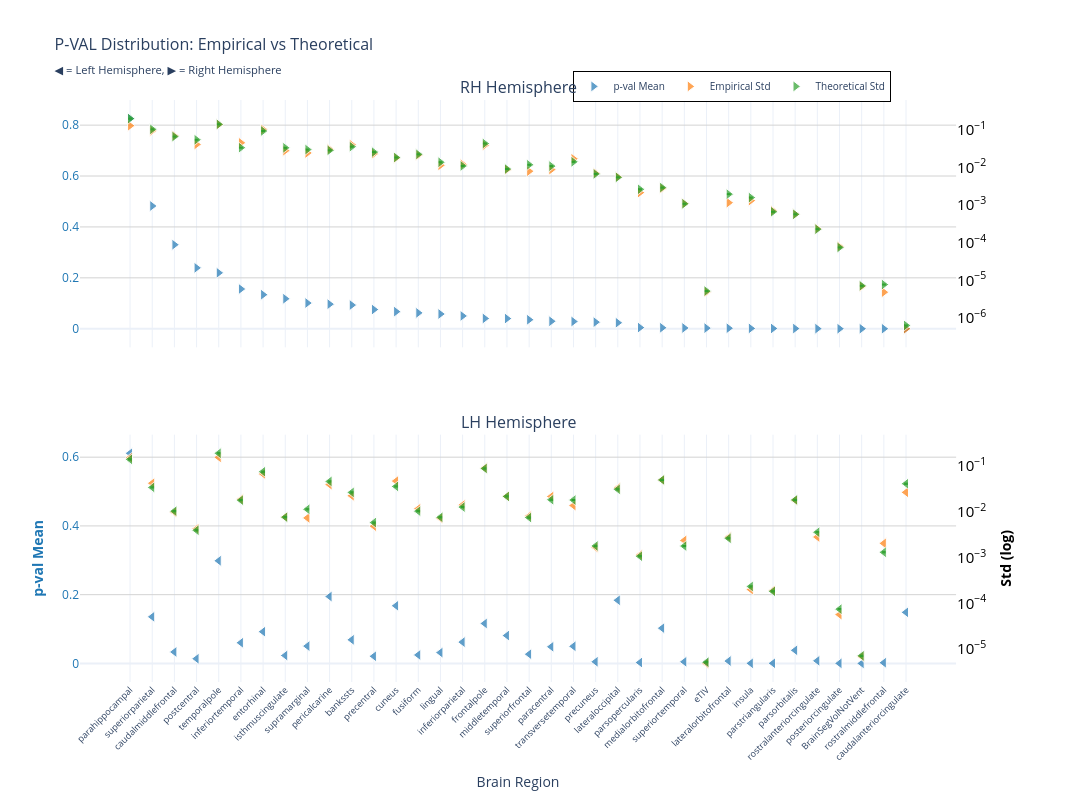
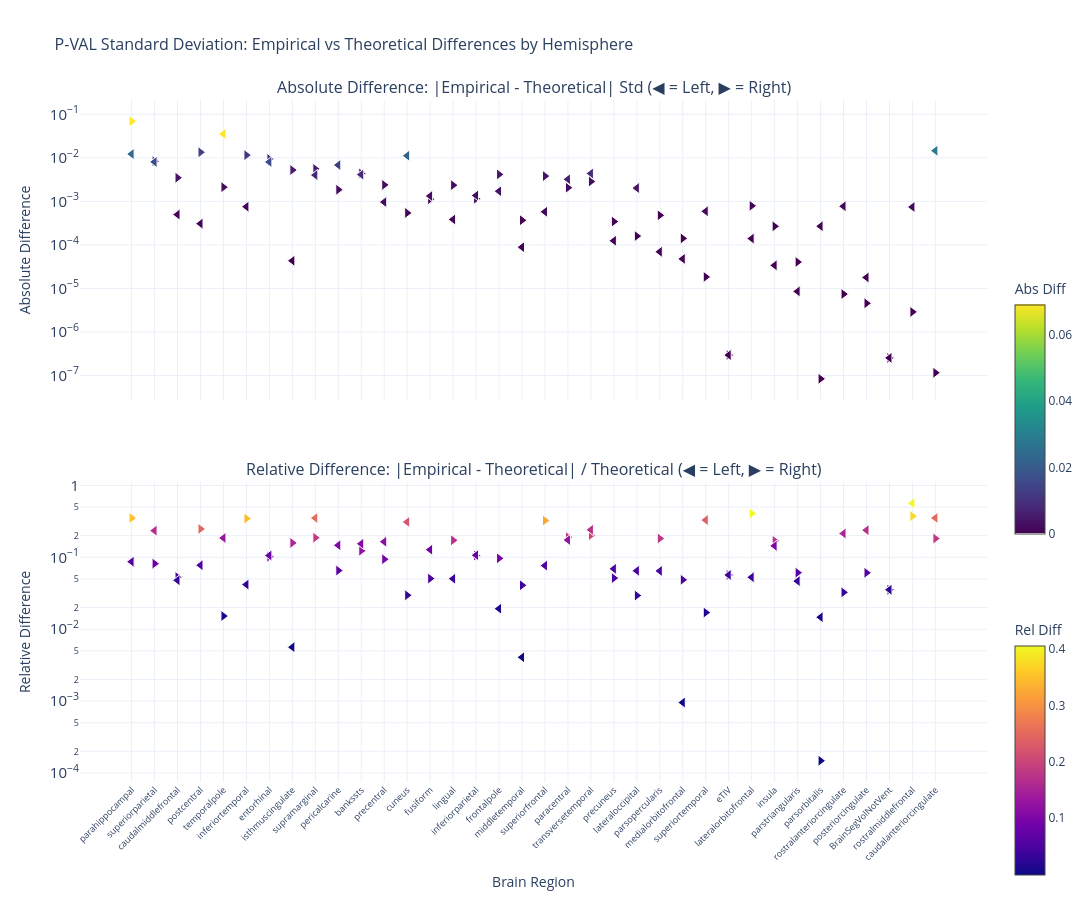

The cell these charts' notebook holds for them, in order:
### Markdown cell above
### p-value

### Code cell
nu_nav = df_npvr[(df_npvr["timepoint"] == "baseline") & (df_npvr["group"] == "HC-PD")]
data_path = stats_dir / f"student_baseline_{METRIC}.parquet"
df, stats = get_test_stats(
    data_path,
    stat_functions_F,
    nu_nav,
    hemisphere=True,
    study="baseline",
    raw_values=True,
)
show_figure(stats, hemisphere=True, stat_name="p-val", study="baseline", metric=METRIC)

### Figure 1 — Plotly figure (JSON) as saved in the notebook; plotly's stock layout.template omitted (floating-point values rounded to 4 significant figures)
{"data": [{"hovertemplate": "<b>%{x}</b><br>Mean p-val: %{y:.2f}<br><extra></extra>", "legendgroup": "mean", "marker": {"color": "#1f77b4", "line": {"color": "white", "width": 1}, "opacity": 0.7, "size": 10, "symbol": "triangle-right"}, "mode": "markers", "name": "p-val Mean", "showlegend": true, "type": "scatter", "x": ["parahippocampal", "superiorparietal", "caudalmiddlefrontal", "postcentral", "temporalpole", "inferiortemporal", "entorhinal", "isthmuscingulate", "supramarginal", "pericalcarine", "bankssts", "precentral", "cuneus", "fusiform", "lingual", "inferiorparietal", "frontalpole", "middletemporal", "superiorfrontal", "paracentral", "transversetemporal", "precuneus", "lateraloccipital", "parsopercularis", "medialorbitofrontal", "superiortemporal", "eTIV", "lateralorbitofrontal", "insula", "parstriangularis", "parsorbitalis", "rostralanteriorcingulate", "posteriorcingulate", "BrainSegVolNotVent", "rostralmiddlefrontal", "caudalanteriorcingulate"], "xaxis": "x", "y": [0.8256, 0.4823, 0.3301, 0.2391, 0.2197, 0.1561, 0.1337, 0.1178, 0.101, 0.09654, 0.09297, 0.07543, 0.0672, 0.06225, 0.05785, 0.0503, 0.04041, 0.04003, 0.03533, 0.02941, 0.02845, 0.0259, 0.02354, 0.00454, 0.003881, 0.003, 0.002409, 0.002015, 0.001298, 0.001023, 0.0006762, 0.0003542, 0.0001291, 7.135e-05, 9.251e-06, 1.013e-06], "yaxis": "y"}, {"hovertemplate": "<b>%{x}</b><br>Empirical Std: %{y:.3f}<br><extra></extra>", "legendgroup": "empirical", "marker": {"color": "#ff7f0e", "line": {"color": "white", "width": 1}, "opacity": 0.7, "size": 10, "symbol": "triangle-right"}, "mode": "markers", "name": "Empirical Std", "showlegend": true, "type": "scatter", "x": ["parahippocampal", "superiorparietal", "caudalmiddlefrontal", "postcentral", "temporalpole", "inferiortemporal", "entorhinal", "isthmuscingulate", "supramarginal", "pericalcarine", "bankssts", "precentral", "cuneus", "fusiform", "lingual", "inferiorparietal", "frontalpole", "middletemporal", "superiorfrontal", "paracentral", "transversetemporal", "precuneus", "lateraloccipital", "parsopercularis", "medialorbitofrontal", "superiortemporal", "eTIV", "lateralorbitofrontal", "insula", "parstriangularis", "parsorbitalis", "rostralanteriorcingulate", "posteriorcingulate", "BrainSegVolNotVent", "rostralmiddlefrontal", "caudalanteriorcingulate"], "xaxis": "x", "y": [0.1281, 0.09403, 0.0693, 0.04078, 0.1371, 0.04495, 0.1021, 0.02787, 0.02417, 0.03021, 0.03991, 0.02307, 0.01779, 0.02111, 0.01133, 0.01208, 0.03893, 0.00868, 0.007934, 0.008751, 0.01691, 0.007042, 0.005594, 0.002142, 0.002768, 0.001099, 4.907e-06, 0.001156, 0.001312, 0.0007038, 0.0005677, 0.000236, 7.952e-05, 6.924e-06, 4.857e-06, 5.202e-07], "yaxis": "y2"}, {"error_y": {"array": [0.00553, 0.002869, 0.001844, 0.001519, 0.0039, 0.0009362, 0.002595, 0.000928, 0.0008334, 0.0007946, 0.0009952, 0.0007134, 0.0005135, 0.0006229, 0.0003836, 0.000306, 0.001208, 0.0002535, 0.0003289, 0.0003029, 0.0003938, 0.0001877, 0.0001523, 7.342e-05, 8.151e-05, 3.027e-05, 1.457e-07, 5.454e-05, 4.425e-05, 1.858e-05, 1.59e-05, 6.403e-06, 2.1e-06, 2.011e-07, 2.172e-07, 1.782e-08], "arrayminus": [0.005377, 0.002789, 0.001793, 0.001477, 0.003792, 0.0009103, 0.002523, 0.0009023, 0.0008103, 0.0007725, 0.0009676, 0.0006936, 0.0004993, 0.0006057, 0.000373, 0.0002976, 0.001174, 0.0002465, 0.0003198, 0.0002945, 0.0003828, 0.0001825, 0.000148, 7.139e-05, 7.925e-05, 2.943e-05, 1.417e-07, 5.303e-05, 4.303e-05, 1.807e-05, 1.546e-05, 6.226e-06, 2.042e-06, 1.955e-07, 2.112e-07, 1.732e-08], "color": "#2ca02c", "thickness": 1, "type": "data", "visible": true, "width": 2}, "hovertemplate": "<b>%{x}</b><br>Theoretical Std: %{y:.3f}<br><extra></extra>", "legendgroup": "theoretical", "marker": {"color": "#2ca02c", "line": {"color": "white", "width": 1}, "opacity": 0.7, "size": 10, "symbol": "triangle-right"}, "mode": "markers", "name": "Theoretical Std", "showlegend": true, "type": "scatter", "x": ["parahippocampal", "superiorparietal", "caudalmiddlefrontal", "postcentral", "temporalpole", "inferiortemporal", "entorhinal", "isthmuscingulate", "supramarginal", "pericalcarine", "bankssts", "precentral", "cuneus", "fusiform", "lingual", "inferiorparietal", "frontalpole", "middletemporal", "superiorfrontal", "paracentral", "transversetemporal", "precuneus", "lateraloccipital", "parsopercularis", "medialorbitofrontal", "superiortemporal", "eTIV", "lateralorbitofrontal", "insula", "parstriangularis", "parsorbitalis", "rostralanteriorcingulate", "posteriorcingulate", "BrainSegVolNotVent", "rostralmiddlefrontal", "caudalanteriorcingulate"], "xaxis": "x", "y": [0.1974, 0.1024, 0.0658, 0.05422, 0.1392, 0.03342, 0.09262, 0.03312, 0.02974, 0.02836, 0.03552, 0.02546, 0.01833, 0.02223, 0.01369, 0.01092, 0.0431, 0.009049, 0.01174, 0.01081, 0.01405, 0.006698, 0.005435, 0.002621, 0.002909, 0.00108, 5.202e-06, 0.001947, 0.001579, 0.0006633, 0.0005676, 0.0002286, 7.496e-05, 7.178e-06, 7.752e-06, 6.36e-07], "yaxis": "y2"}, {"hovertemplate": "<b>%{x}</b><br>Mean p-val: %{y:.2f}<br><extra></extra>", "legendgroup": "mean", "marker": {"color": "#1f77b4", "line": {"color": "white", "width": 1}, "opacity": 0.7, "size": 10, "symbol": "triangle-left"}, "mode": "markers", "name": "p-val Mean", "showlegend": false, "type": "scatter", "x": ["parahippocampal", "temporalpole", "pericalcarine", "lateraloccipital", "cuneus", "caudalanteriorcingulate", "superiorparietal", "frontalpole", "medialorbitofrontal", "entorhinal", "middletemporal", "bankssts", "inferiorparietal", "inferiortemporal", "supramarginal", "transversetemporal", "paracentral", "parsorbitalis", "caudalmiddlefrontal", "lingual", "superiorfrontal", "fusiform", "isthmuscingulate", "precentral", "postcentral", "rostralanteriorcingulate", "lateralorbitofrontal", "precuneus", "superiortemporal", "parsopercularis", "eTIV", "rostralmiddlefrontal", "parstriangularis", "insula", "posteriorcingulate", "BrainSegVolNotVent"], "xaxis": "x2", "y": [0.6114, 0.2985, 0.1945, 0.1837, 0.1677, 0.1486, 0.1355, 0.1161, 0.1026, 0.09228, 0.08102, 0.06859, 0.06195, 0.06008, 0.05028, 0.04974, 0.04842, 0.03811, 0.03324, 0.03145, 0.02681, 0.02453, 0.023, 0.02075, 0.01362, 0.007525, 0.006842, 0.004754, 0.004663, 0.002516, 0.002409, 0.001981, 0.0003728, 0.0002541, 0.0001236, 7.135e-05], "yaxis": "y3"}, {"hovertemplate": "<b>%{x}</b><br>Empirical Std: %{y:.3f}<br><extra></extra>", "legendgroup": "empirical", "marker": {"color": "#ff7f0e", "line": {"color": "white", "width": 1}, "opacity": 0.7, "size": 10, "symbol": "triangle-left"}, "mode": "markers", "name": "Empirical Std", "showlegend": false, "type": "scatter", "x": ["parahippocampal", "temporalpole", "pericalcarine", "lateraloccipital", "cuneus", "caudalanteriorcingulate", "superiorparietal", "frontalpole", "medialorbitofrontal", "entorhinal", "middletemporal", "bankssts", "inferiorparietal", "inferiortemporal", "supramarginal", "transversetemporal", "paracentral", "parsorbitalis", "caudalmiddlefrontal", "lingual", "superiorfrontal", "fusiform", "isthmuscingulate", "precentral", "postcentral", "rostralanteriorcingulate", "lateralorbitofrontal", "precuneus", "superiortemporal", "parsopercularis", "eTIV", "rostralmiddlefrontal", "parstriangularis", "insula", "posteriorcingulate", "BrainSegVolNotVent"], "xaxis": "x2", "y": [0.1529, 0.156, 0.0396, 0.03321, 0.04725, 0.0268, 0.04244, 0.0907, 0.05007, 0.06768, 0.02193, 0.0226, 0.01414, 0.01883, 0.007406, 0.01381, 0.02171, 0.01806, 0.009897, 0.007253, 0.008114, 0.01173, 0.007728, 0.004891, 0.004282, 0.002833, 0.002791, 0.001681, 0.002388, 0.001145, 4.907e-06, 0.002057, 0.0001923, 0.0002015, 5.718e-05, 6.924e-06], "yaxis": "y4"}, {"error_y": {"array": [0.003942, 0.005364, 0.001301, 0.0008738, 0.001011, 0.001159, 0.0009631, 0.002493, 0.001401, 0.002121, 0.000612, 0.0007488, 0.0003579, 0.0005064, 0.00032, 0.0005097, 0.0005182, 0.0005136, 0.0002912, 0.000214, 0.0002112, 0.0002915, 0.0002153, 0.000164, 0.0001113, 0.000101, 7.428e-05, 5.059e-05, 5.033e-05, 3.014e-05, 1.457e-07, 3.68e-05, 5.149e-06, 6.596e-06, 2.103e-06, 2.011e-07], "arrayminus": [0.003833, 0.005215, 0.001264, 0.0008496, 0.0009827, 0.001127, 0.0009364, 0.002424, 0.001363, 0.002062, 0.000595, 0.0007281, 0.000348, 0.0004923, 0.0003111, 0.0004956, 0.0005038, 0.0004993, 0.0002832, 0.000208, 0.0002053, 0.0002834, 0.0002093, 0.0001595, 0.0001082, 9.821e-05, 7.222e-05, 4.919e-05, 4.894e-05, 2.931e-05, 1.417e-07, 3.578e-05, 5.006e-06, 6.413e-06, 2.045e-06, 1.955e-07], "color": "#2ca02c", "thickness": 1, "type": "data", "visible": true, "width": 2}, "hovertemplate": "<b>%{x}</b><br>Theoretical Std: %{y:.3f}<br><extra></extra>", "legendgroup": "theoretical", "marker": {"color": "#2ca02c", "line": {"color": "white", "width": 1}, "opacity": 0.7, "size": 10, "symbol": "triangle-left"}, "mode": "markers", "name": "Theoretical Std", "showlegend": false, "type": "scatter", "x": ["parahippocampal", "temporalpole", "pericalcarine", "lateraloccipital", "cuneus", "caudalanteriorcingulate", "superiorparietal", "frontalpole", "medialorbitofrontal", "entorhinal", "middletemporal", "bankssts", "inferiorparietal", "inferiortemporal", "supramarginal", "transversetemporal", "paracentral", "parsorbitalis", "caudalmiddlefrontal", "lingual", "superiorfrontal", "fusiform", "isthmuscingulate", "precentral", "postcentral", "rostralanteriorcingulate", "lateralorbitofrontal", "precuneus", "superiortemporal", "parsopercularis", "eTIV", "rostralmiddlefrontal", "parstriangularis", "insula", "posteriorcingulate", "BrainSegVolNotVent"], "xaxis": "x2", "y": [0.1407, 0.1914, 0.04642, 0.03119, 0.03607, 0.04138, 0.03437, 0.08898, 0.05002, 0.07571, 0.02184, 0.02673, 0.01278, 0.01807, 0.01142, 0.01819, 0.01849, 0.01833, 0.01039, 0.007637, 0.007537, 0.0104, 0.007684, 0.005854, 0.003974, 0.003605, 0.002651, 0.001806, 0.001796, 0.001076, 5.202e-06, 0.001314, 0.0001838, 0.0002354, 7.507e-05, 7.178e-06], "yaxis": "y4"}], "layout": {"annotations": [{"font": {"size": 16}, "showarrow": false, "text": "RH Hemisphere", "x": 0.47, "xanchor": "center", "xref": "paper", "y": 1, "yanchor": "bottom", "yref": "paper"}, {"font": {"size": 16}, "showarrow": false, "text": "LH Hemisphere", "x": 0.47, "xanchor": "center", "xref": "paper", "y": 0.425, "yanchor": "bottom", "yref": "paper"}], "height": 800, "hovermode": "x", "legend": {"bgcolor": "rgba(255, 255, 255, 0.9)", "bordercolor": "black", "borderwidth": 1, "font": {"size": 10}, "orientation": "h", "x": 0.7, "xanchor": "center", "y": 1.05}, "title": {"font": {"size": 16}, "text": "P-VAL Distribution: Empirical vs Theoretical<br><sub>◀ = Left Hemisphere, ▶ = Right Hemisphere</sub>"}, "width": 1400, "xaxis": {"anchor": "y", "domain": [0, 0.94], "matches": "x2", "showticklabels": false}, "xaxis2": {"anchor": "y3", "domain": [0, 0.94], "tickangle": -45, "tickfont": {"size": 9}, "title": {"text": "Brain Region"}}, "yaxis": {"anchor": "x", "domain": [0.575, 1], "gridcolor": "lightgray", "showgrid": true, "tickfont": {"color": "#1f77b4"}, "title": {"font": {"color": "#1f77b4"}, "text": ""}}, "yaxis2": {"anchor": "x", "exponentformat": "power", "overlaying": "y", "showgrid": false, "side": "right", "tickfont": {"color": "black"}, "title": {"font": {"color": "black"}, "text": ""}, "type": "log"}, "yaxis3": {"anchor": "x2", "domain": [0, 0.425], "gridcolor": "lightgray", "showgrid": true, "tickfont": {"color": "#1f77b4"}, "title": {"font": {"color": "#1f77b4"}, "text": "<b>p-val Mean</b>"}}, "yaxis4": {"anchor": "x2", "exponentformat": "power", "overlaying": "y3", "showgrid": false, "side": "right", "tickfont": {"color": "black"}, "title": {"font": {"color": "black"}, "text": "<b>Std (log)</b>"}, "type": "log"}}}

### Figure 2 — Plotly figure (JSON) as saved in the notebook; plotly's stock layout.template omitted (floating-point values rounded to 4 significant figures)
{"data": [{"hovertemplate": "<b>%{x}</b><br>Hemisphere: %{text}<br>Abs Diff: %{y:.4f}<br><extra></extra>", "legendgroup": "abs_rh", "marker": {"color": [0.06927, 0.008354, 0.003491, 0.01344, 0.002122, 0.01154, 0.009454, 0.005247, 0.00557, 0.001854, 0.004386, 0.002392, 0.0005432, 0.001125, 0.00236, 0.001153, 0.004168, 0.000369, 0.003806, 0.002061, 0.002857, 0.0003438, 0.0001595, 0.0004785, 0.0001412, 1.84e-05, 2.951e-07, 0.0007903, 0.0002671, 4.055e-05, 8.404e-08, 7.434e-06, 4.561e-06, 2.54e-07, 2.895e-06, 1.158e-07], "colorbar": {"len": 0.4, "title": {"text": "Abs Diff"}, "y": 0.75, "yanchor": "top"}, "colorscale": [[0, "#440154"], [0.1111, "#482878"], [0.2222, "#3e4989"], [0.3333, "#31688e"], [0.4444, "#26828e"], [0.5556, "#1f9e89"], [0.6667, "#35b779"], [0.7778, "#6ece58"], [0.8889, "#b5de2b"], [1, "#fde725"]], "line": {"color": "white", "width": 1}, "showscale": true, "size": 10, "symbol": "triangle-right"}, "mode": "markers", "name": "Absolute (rh)", "showlegend": false, "text": ["rh", "rh", "rh", "rh", "rh", "rh", "rh", "rh", "rh", "rh", "rh", "rh", "rh", "rh", "rh", "rh", "rh", "rh", "rh", "rh", "rh", "rh", "rh", "rh", "rh", "rh", "rh", "rh", "rh", "rh", "rh", "rh", "rh", "rh", "rh", "rh"], "type": "scatter", "x": ["parahippocampal", "superiorparietal", "caudalmiddlefrontal", "postcentral", "temporalpole", "inferiortemporal", "entorhinal", "isthmuscingulate", "supramarginal", "pericalcarine", "bankssts", "precentral", "cuneus", "fusiform", "lingual", "inferiorparietal", "frontalpole", "middletemporal", "superiorfrontal", "paracentral", "transversetemporal", "precuneus", "lateraloccipital", "parsopercularis", "medialorbitofrontal", "superiortemporal", "eTIV", "lateralorbitofrontal", "insula", "parstriangularis", "parsorbitalis", "rostralanteriorcingulate", "posteriorcingulate", "BrainSegVolNotVent", "rostralmiddlefrontal", "caudalanteriorcingulate"], "xaxis": "x", "y": [0.06927, 0.008354, 0.003491, 0.01344, 0.002122, 0.01154, 0.009454, 0.005247, 0.00557, 0.001854, 0.004386, 0.002392, 0.0005432, 0.001125, 0.00236, 0.001153, 0.004168, 0.000369, 0.003806, 0.002061, 0.002857, 0.0003438, 0.0001595, 0.0004785, 0.0001412, 1.84e-05, 2.951e-07, 0.0007903, 0.0002671, 4.055e-05, 8.404e-08, 7.434e-06, 4.561e-06, 2.54e-07, 2.895e-06, 1.158e-07], "yaxis": "y"}, {"hovertemplate": "<b>%{x}</b><br>Hemisphere: %{text}<br>Rel Diff: %{y:.2%}<br><extra></extra>", "legendgroup": "rel_rh", "marker": {"color": [0.3509, 0.08159, 0.05305, 0.2479, 0.01524, 0.3453, 0.1021, 0.1584, 0.1873, 0.06539, 0.1235, 0.09394, 0.02964, 0.05058, 0.1723, 0.1056, 0.0967, 0.04078, 0.3242, 0.1906, 0.2033, 0.05132, 0.02935, 0.1826, 0.04854, 0.01703, 0.05674, 0.406, 0.1691, 0.06114, 0.0001481, 0.03253, 0.06085, 0.03539, 0.3735, 0.1821], "colorbar": {"len": 0.4, "title": {"text": "Rel Diff"}, "y": 0.25, "yanchor": "top"}, "colorscale": [[0, "#0d0887"], [0.1111, "#46039f"], [0.2222, "#7201a8"], [0.3333, "#9c179e"], [0.4444, "#bd3786"], [0.5556, "#d8576b"], [0.6667, "#ed7953"], [0.7778, "#fb9f3a"], [0.8889, "#fdca26"], [1, "#f0f921"]], "line": {"color": "white", "width": 1}, "showscale": true, "size": 10, "symbol": "triangle-right"}, "mode": "markers", "name": "Relative (rh)", "showlegend": false, "text": ["rh", "rh", "rh", "rh", "rh", "rh", "rh", "rh", "rh", "rh", "rh", "rh", "rh", "rh", "rh", "rh", "rh", "rh", "rh", "rh", "rh", "rh", "rh", "rh", "rh", "rh", "rh", "rh", "rh", "rh", "rh", "rh", "rh", "rh", "rh", "rh"], "type": "scatter", "x": ["parahippocampal", "superiorparietal", "caudalmiddlefrontal", "postcentral", "temporalpole", "inferiortemporal", "entorhinal", "isthmuscingulate", "supramarginal", "pericalcarine", "bankssts", "precentral", "cuneus", "fusiform", "lingual", "inferiorparietal", "frontalpole", "middletemporal", "superiorfrontal", "paracentral", "transversetemporal", "precuneus", "lateraloccipital", "parsopercularis", "medialorbitofrontal", "superiortemporal", "eTIV", "lateralorbitofrontal", "insula", "parstriangularis", "parsorbitalis", "rostralanteriorcingulate", "posteriorcingulate", "BrainSegVolNotVent", "rostralmiddlefrontal", "caudalanteriorcingulate"], "xaxis": "x2", "y": [0.3509, 0.08159, 0.05305, 0.2479, 0.01524, 0.3453, 0.1021, 0.1584, 0.1873, 0.06539, 0.1235, 0.09394, 0.02964, 0.05058, 0.1723, 0.1056, 0.0967, 0.04078, 0.3242, 0.1906, 0.2033, 0.05132, 0.02935, 0.1826, 0.04854, 0.01703, 0.05674, 0.406, 0.1691, 0.06114, 0.0001481, 0.03253, 0.06085, 0.03539, 0.3735, 0.1821], "yaxis": "y2"}, {"hovertemplate": "<b>%{x}</b><br>Hemisphere: %{text}<br>Abs Diff: %{y:.4f}<br><extra></extra>", "legendgroup": "abs_lh", "marker": {"color": [0.01222, 0.03547, 0.006819, 0.002022, 0.01118, 0.01458, 0.008069, 0.001714, 4.775e-05, 0.00803, 8.878e-05, 0.004122, 0.001368, 0.0007536, 0.004014, 0.004382, 0.003215, 0.000269, 0.0004978, 0.0003841, 0.0005771, 0.001326, 4.322e-05, 0.0009632, 0.0003082, 0.0007722, 0.0001397, 0.0001247, 0.0005915, 6.947e-05, 2.951e-07, 0.000743, 8.566e-06, 3.392e-05, 1.789e-05, 2.54e-07], "colorbar": {"len": 0.4, "title": {"text": "Abs Diff"}, "y": 0.75, "yanchor": "top"}, "colorscale": [[0, "#440154"], [0.1111, "#482878"], [0.2222, "#3e4989"], [0.3333, "#31688e"], [0.4444, "#26828e"], [0.5556, "#1f9e89"], [0.6667, "#35b779"], [0.7778, "#6ece58"], [0.8889, "#b5de2b"], [1, "#fde725"]], "line": {"color": "white", "width": 1}, "showscale": false, "size": 10, "symbol": "triangle-left"}, "mode": "markers", "name": "Absolute (lh)", "showlegend": false, "text": ["lh", "lh", "lh", "lh", "lh", "lh", "lh", "lh", "lh", "lh", "lh", "lh", "lh", "lh", "lh", "lh", "lh", "lh", "lh", "lh", "lh", "lh", "lh", "lh", "lh", "lh", "lh", "lh", "lh", "lh", "lh", "lh", "lh", "lh", "lh", "lh"], "type": "scatter", "x": ["parahippocampal", "temporalpole", "pericalcarine", "lateraloccipital", "cuneus", "caudalanteriorcingulate", "superiorparietal", "frontalpole", "medialorbitofrontal", "entorhinal", "middletemporal", "bankssts", "inferiorparietal", "inferiortemporal", "supramarginal", "transversetemporal", "paracentral", "parsorbitalis", "caudalmiddlefrontal", "lingual", "superiorfrontal", "fusiform", "isthmuscingulate", "precentral", "postcentral", "rostralanteriorcingulate", "lateralorbitofrontal", "precuneus", "superiortemporal", "parsopercularis", "eTIV", "rostralmiddlefrontal", "parstriangularis", "insula", "posteriorcingulate", "BrainSegVolNotVent"], "xaxis": "x", "y": [0.01222, 0.03547, 0.006819, 0.002022, 0.01118, 0.01458, 0.008069, 0.001714, 4.775e-05, 0.00803, 8.878e-05, 0.004122, 0.001368, 0.0007536, 0.004014, 0.004382, 0.003215, 0.000269, 0.0004978, 0.0003841, 0.0005771, 0.001326, 4.322e-05, 0.0009632, 0.0003082, 0.0007722, 0.0001397, 0.0001247, 0.0005915, 6.947e-05, 2.951e-07, 0.000743, 8.566e-06, 3.392e-05, 1.789e-05, 2.54e-07], "yaxis": "y"}, {"hovertemplate": "<b>%{x}</b><br>Hemisphere: %{text}<br>Rel Diff: %{y:.2%}<br><extra></extra>", "legendgroup": "rel_lh", "marker": {"color": [0.08683, 0.1853, 0.1469, 0.06483, 0.3098, 0.3523, 0.2347, 0.01926, 0.0009546, 0.1061, 0.004065, 0.1542, 0.1071, 0.0417, 0.3515, 0.2409, 0.1738, 0.01467, 0.04789, 0.0503, 0.07657, 0.1275, 0.005624, 0.1645, 0.07756, 0.2142, 0.05269, 0.06904, 0.3293, 0.06457, 0.05674, 0.5656, 0.04661, 0.1441, 0.2383, 0.03539], "colorbar": {"len": 0.4, "title": {"text": "Rel Diff"}, "y": 0.25, "yanchor": "top"}, "colorscale": [[0, "#0d0887"], [0.1111, "#46039f"], [0.2222, "#7201a8"], [0.3333, "#9c179e"], [0.4444, "#bd3786"], [0.5556, "#d8576b"], [0.6667, "#ed7953"], [0.7778, "#fb9f3a"], [0.8889, "#fdca26"], [1, "#f0f921"]], "line": {"color": "white", "width": 1}, "showscale": false, "size": 10, "symbol": "triangle-left"}, "mode": "markers", "name": "Relative (lh)", "showlegend": false, "text": ["lh", "lh", "lh", "lh", "lh", "lh", "lh", "lh", "lh", "lh", "lh", "lh", "lh", "lh", "lh", "lh", "lh", "lh", "lh", "lh", "lh", "lh", "lh", "lh", "lh", "lh", "lh", "lh", "lh", "lh", "lh", "lh", "lh", "lh", "lh", "lh"], "type": "scatter", "x": ["parahippocampal", "temporalpole", "pericalcarine", "lateraloccipital", "cuneus", "caudalanteriorcingulate", "superiorparietal", "frontalpole", "medialorbitofrontal", "entorhinal", "middletemporal", "bankssts", "inferiorparietal", "inferiortemporal", "supramarginal", "transversetemporal", "paracentral", "parsorbitalis", "caudalmiddlefrontal", "lingual", "superiorfrontal", "fusiform", "isthmuscingulate", "precentral", "postcentral", "rostralanteriorcingulate", "lateralorbitofrontal", "precuneus", "superiortemporal", "parsopercularis", "eTIV", "rostralmiddlefrontal", "parstriangularis", "insula", "posteriorcingulate", "BrainSegVolNotVent"], "xaxis": "x2", "y": [0.08683, 0.1853, 0.1469, 0.06483, 0.3098, 0.3523, 0.2347, 0.01926, 0.0009546, 0.1061, 0.004065, 0.1542, 0.1071, 0.0417, 0.3515, 0.2409, 0.1738, 0.01467, 0.04789, 0.0503, 0.07657, 0.1275, 0.005624, 0.1645, 0.07756, 0.2142, 0.05269, 0.06904, 0.3293, 0.06457, 0.05674, 0.5656, 0.04661, 0.1441, 0.2383, 0.03539], "yaxis": "y2"}], "layout": {"annotations": [{"font": {"size": 16}, "showarrow": false, "text": "Absolute Difference: |Empirical - Theoretical| Std (◀ = Left, ▶ = Right)", "x": 0.5, "xanchor": "center", "xref": "paper", "y": 1, "yanchor": "bottom", "yref": "paper"}, {"font": {"size": 16}, "showarrow": false, "text": "Relative Difference: |Empirical - Theoretical| / Theoretical (◀ = Left, ▶ = Right)", "x": 0.5, "xanchor": "center", "xref": "paper", "y": 0.44, "yanchor": "bottom", "yref": "paper"}], "height": 900, "hovermode": "x unified", "showlegend": false, "title": {"font": {"size": 16}, "text": "P-VAL Standard Deviation: Empirical vs Theoretical Differences by Hemisphere"}, "width": 1400, "xaxis": {"anchor": "y", "domain": [0, 1], "showticklabels": false}, "xaxis2": {"anchor": "y2", "domain": [0, 1], "tickangle": -45, "tickfont": {"size": 9}, "title": {"text": "Brain Region"}}, "yaxis": {"anchor": "x", "domain": [0.56, 1], "exponentformat": "power", "title": {"text": "Absolute Difference"}, "type": "log"}, "yaxis2": {"anchor": "x2", "domain": [0, 0.44], "exponentformat": "power", "title": {"text": "Relative Difference"}, "type": "log"}}}
